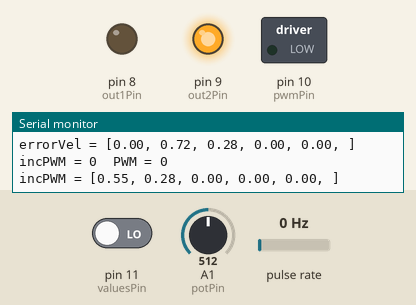
The sketch below on a simulated Arduino Uno, built with avr-gcc and run on an emulated ATmega328P. Shown: switched loads named in the sketch (green lamp = pin HIGH), output pins drawn as LEDs (lit = HIGH), the last lines printed to the serial monitor. Wiring (inferred from the names in the program): pulse sensor: data pin 2. The test bench sets the inputs (shaded band); at power-on: A1 (potPin) = 512, pin 11 (valuesPin) LOW, pulse rate 0 Hz.

Above: at 1.2 s.
1.3 s: A1 (potPin) set to 524
2.8 s: A1 (potPin) set to 548
At 3.9 s:
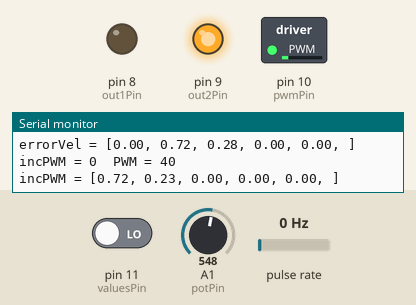
4.4 s: A1 (potPin) set to 900
At 7.1 s:
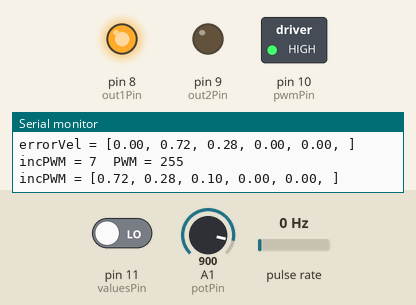
7.4 s: pin 11 (valuesPin) driven HIGH
At 8.1 s:
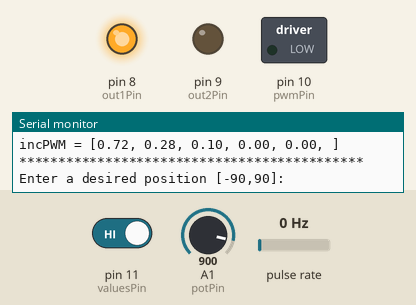
Timing chart, 0 to 9.9 s (numbered marks = the images above; inputs shaded):
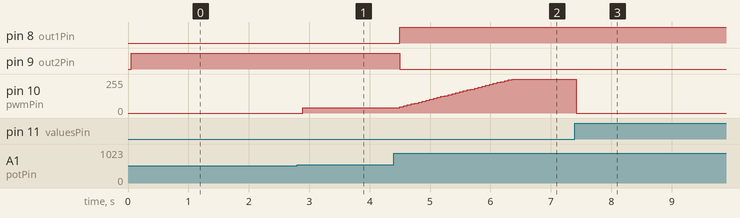

Measured:
- after the input at 2.8 s, pin 10 (pwmPin): 0/255 → 40/255 after 0.09 s
- after the input at 4.4 s, pin 8 (out1Pin): LOW → HIGH after 0.10 s; pin 9 (out2Pin): HIGH → LOW after 0.10 s; pin 10 (pwmPin): moves from 40/255 to 255/255 over 1.9 s, starting after 0.10 s
- after the input at 7.4 s, pin 10 (pwmPin): 255/255 → 0/255 at once

The sketch:

Proyecto.ino
```cpp
// Pin names:

#define encoderPin 2
#define out1Pin 8
#define out2Pin 9
#define pwmPin 10
#define valuesPin 11
#define potPin 15

// Variables:
const short n = 5;
const short rules[n][n] = {{0,0,0,0,0}, {0,0,0,1,1}, {0,1,1,2,2}, {1,1,2,3,4}, {1,2,3,4,4}};
boolean setValues;
int pot, pwm, i, incPWM;
volatile long encoderCounter[2];
unsigned long t[2];
float measuredPos, desiredPos, errorPos, measuredVel, desiredVel, errorVel;
float cErrorPos[n], cErrorVel[n], cPWM[n], temp[n], num, den, m;

void setup() {
  // Inicializacion de variables:
  Serial.begin(250000);
  pinMode(out1Pin,OUTPUT);
  pinMode(out2Pin,OUTPUT);
  setValues = false;
  desiredPos = 0;
  errorPos = 0;
  encoderCounter[0] = 0;
  attachInterrupt(digitalPinToInterrupt(encoderPin), encoderRead, RISING);
}

void loop () {
  if (setValues) {
    // Stops motor:
    analogWrite(pwmPin,0);
    // Set values in serial print:
    Serial.println("********************************************");
    desiredPos = keyboardFloatInput("Enter a desired position [-90,90]: ");
    if (desiredPos<-90) { desiredPos = -90; }
    else if (desiredPos>90) { desiredPos = 90; }
    Serial.println(desiredPos);
    desiredVel = keyboardFloatInput("Enter a desired velocity [90,170]: ");
    if (desiredVel<90) { desiredVel = 90; }
    else if (desiredVel>170) { desiredVel = 170; }
    Serial.println(desiredVel);
    Serial.println("********************************************");
    setValues = false;
    delay(1000);
    encoderCounter[0] = 0;
  } else {
    // Measure of position with emergency stop:
    do {
      pot = analogRead(potPin);
      measuredPos = 0.00008389*pow(pot,2) + 0.1773*pot -132.9;
      if (measuredPos<-100 || measuredPos>100) { analogWrite(pwmPin,0); } // Emergency stop
    } while (measuredPos<-100 || measuredPos>100);
    // Measure of velocity:
    t[1] = t[0]; t[0] = micros();
    measuredVel = 10000000*float(encoderCounter[0] - encoderCounter[1])/(4*float(t[0]-t[1])); // DPS
    measuredVel = 60*measuredVel/390; // RPM
    encoderCounter[1] = encoderCounter[0];
    // Calculus of errors:
    errorPos = desiredPos - measuredPos;
    errorVel = desiredVel - measuredVel;
    // Fuzzification:
    cErrorPos[0] = triangle(-45,0,45,abs(errorPos));
    cErrorPos[1] = triangle(0,45,90,abs(errorPos));
    cErrorPos[2] = triangle(45,90,135,abs(errorPos));
    cErrorPos[3] = triangle(90,135,180,abs(errorPos));
    cErrorPos[4] = triangle(135,180,225,abs(errorPos));
    cErrorVel[0] = triangle(-142.5,-80,-17.5,errorVel);
    cErrorVel[1] = triangle(-80,-17.5,45,errorVel);
    cErrorVel[2] = triangle(-17.5,45,107.5,errorVel);
    cErrorVel[3] = triangle(45,107.5,170,errorVel);
    cErrorVel[4] = triangle(107.5,170,232.5,errorVel);
    // Inference rules:
    for (i = 0; i < n; i++) { cPWM[i] = 0; }
    for (i = 0; i < n; i++) {
      for (int j = 0; j < n; j++) {
        cPWM[rules[i][j]] = max(min(cErrorVel[i],cErrorPos[j]),cPWM[rules[i][j]]);
      }
    }
    // Defuzzification:
    num = 0; den = 0;
    for(i = 0; i < n; i++) { temp[i] = 0; }
    for (int k = 0; k < 255; k++) {
      temp[0] = min(triangle(-45,-30,-15,k),cPWM[0]);
      temp[1] = min(triangle(-30,-15,0,k),cPWM[1]);
      temp[2] = min(triangle(-15,0,15,k),cPWM[2]);
      temp[3] = min(triangle(0,15,30,k),cPWM[3]);
      temp[4] = min(triangle(15,30,45,k),cPWM[4]);
      m = maxVec(temp);
      num += k*m;
      den += m;
    }
    incPWM = round(num/den);
    pwm += incPWM;
    if (pwm<0) { pwm = 0; }
    else if (pwm>255) { pwm = 255; }
    if (abs(errorPos) < 15.0) { pwm = map(abs(errorPos),0,15,20,50); } // Reduces speed at the end
    if (abs(errorPos) < 1.5) { pwm = 0; } // Stops with 1.5 of error
    // Actions:
    if (errorPos<0) { digitalWrite(out1Pin,HIGH); digitalWrite(out2Pin,LOW); }
    else { digitalWrite(out1Pin,LOW); digitalWrite(out2Pin,HIGH); }
    analogWrite(pwmPin,pwm);
    // Print results:
    Serial.print("dPos = ");
    Serial.print(desiredPos,5);
    Serial.print("\tmPos = ");
    Serial.print(measuredPos,5);
    Serial.print("\tePos = ");
    Serial.println(errorPos,5);
    Serial.print("errorPos = [");
    for (i = 0; i < n; i++) {
      Serial.print(cErrorPos[i]);
      if (i != n) { Serial.print(", "); }
    }
    Serial.println("]");
    Serial.print("dVel = ");
    Serial.print(desiredVel,5);
    Serial.print("\tmVel = ");
    Serial.print(measuredVel,5);
    Serial.print("\teVel =: ");
    Serial.println(errorVel,5);
    Serial.print("errorVel = [");
    for (i = 0; i < n; i++) {
      Serial.print(cErrorVel[i]);
      if (i != n) { Serial.print(", "); }
    }
    Serial.println("]");
    Serial.print("incPWM = ");
    Serial.print(incPWM);
    Serial.print("\tPWM = ");
    Serial.println(pwm);
    Serial.print("incPWM = [");
    for (i = 0; i < n; i++) {
      Serial.print(cPWM[i]);
      if (i != n) { Serial.print(", "); }
    }
    Serial.println("]");
    // setValues condition:
    if (digitalRead(valuesPin)) { setValues = true; }
  }

}

void encoderRead() { encoderCounter[0]++; }

int keyboardFloatInput(String message) {
  // Escribe un mensaje y detiene el programa hasta conseguir un valor numerico:
  Serial.println(message);
  boolean complete = false;
  int var;
  while (!complete) {
    while (Serial.available()) {
      var = Serial.parseFloat();
      char inChar = (char)Serial.read();
      if (inChar == '\n') {
        complete = true;
      }
    }
  }
  return var;
}

float triangle(float A, float B, float C, float x) {
  float m;
  if (x > A && x < B) { m = (x-A)/(B-A); }
  else if (x >= B && x < C) { m = (C-x)/(C-B); }
  else { m = 0; }
  return m;
}

float maxVec(float* v) {
  float maximum = v[0];
  for (int j = 1; j < n; j++) {
    maximum = max(maximum,v[j]);
  }
  return maximum;
}
```
